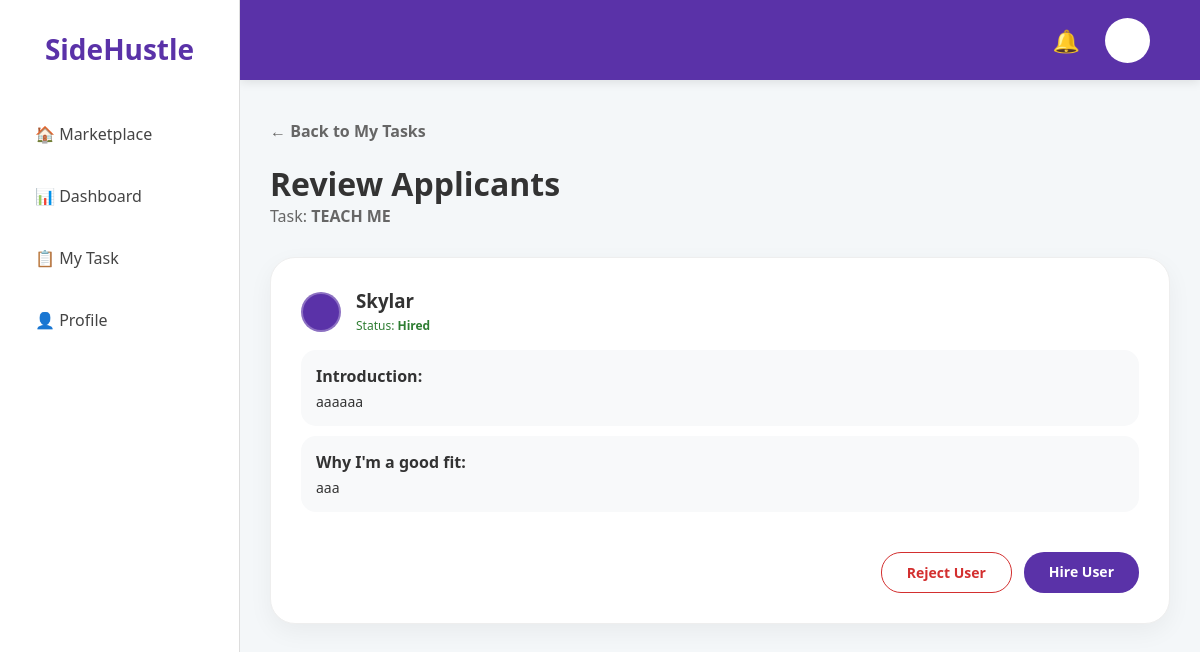
/view-applicants/1 (signed in), run on an earlier commit of the app's database.
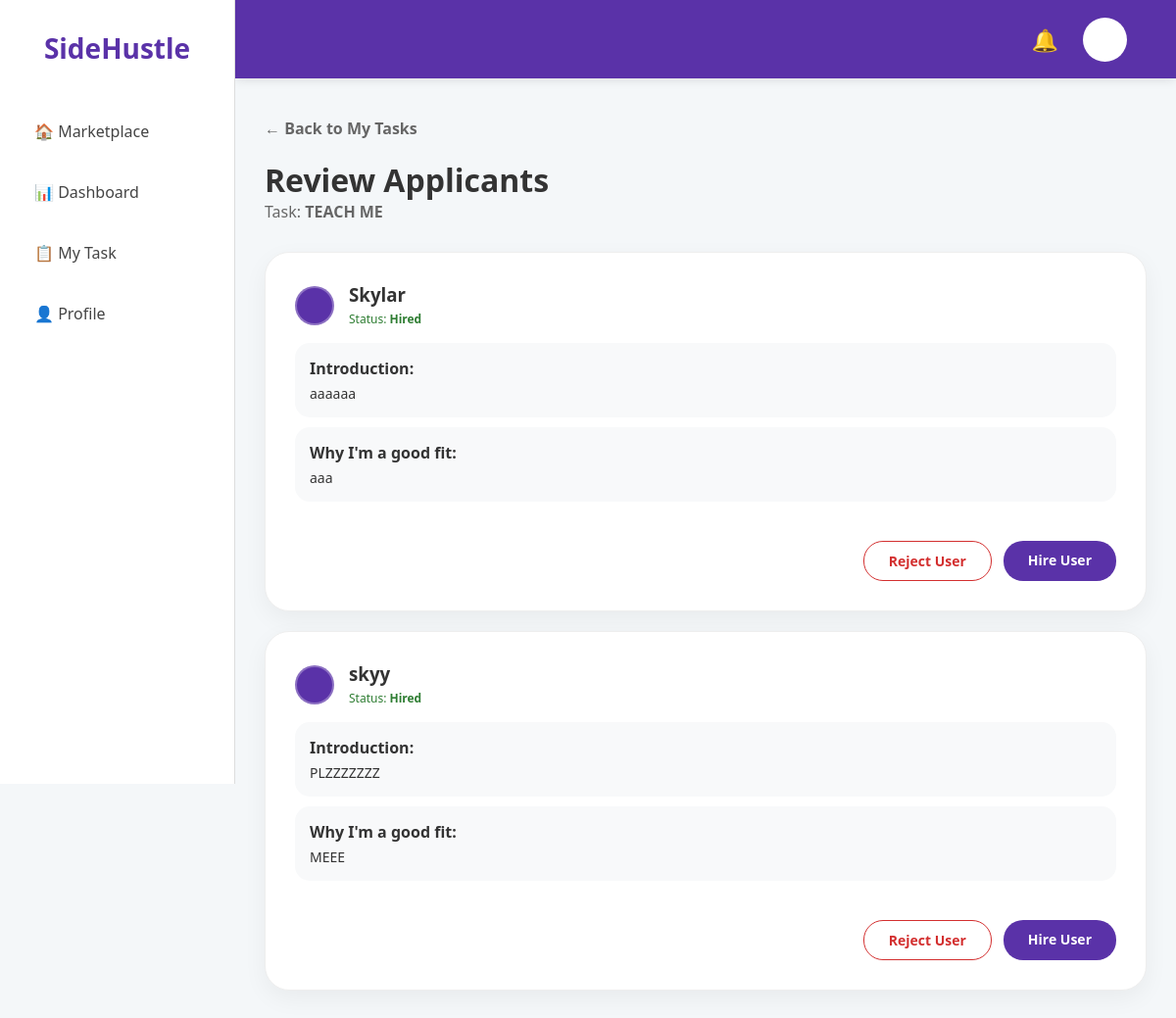
And on a later commit of the database.
### app.py (models this page shows, shortened)
class Task(db.Model):
    id = db.Column(db.Integer, primary_key=True)
    title = db.Column(db.String(100), nullable=False)
    price = db.Column(db.Float, nullable=False)
    description = db.Column(db.Text, nullable=False)
    category = db.Column(db.String(50), nullable=False)
    status = db.Column(db.String(20), default='Available')
    user = db.Column(db.String(50), default='Ali')
    rating = db.Column(db.Float, default=4.9)
    urgent = db.Column(db.Boolean, default=False)
    deadline = db.Column(db.String(50))
    capacity = db.Column(db.Integer, default=1)
    tasker = db.Column(db.String(50)) # Stores the username of the person hired
    progress = db.Column(db.Integer, default=0) # Stores 0, 25, 50, 75, or 100

class Application(db.Model):
    id = db.Column(db.Integer, primary_key=True)
    task_id = db.Column(db.Integer, db.ForeignKey('task.id'), nullable=False)
    applicant_username = db.Column(db.String(50), nullable=False)
    intro = db.Column(db.Text)
    reason = db.Column(db.Text)
    status = db.Column(db.String(20), default='Pending')

### app.py (the view)
@app.route('/view-applicants/<int:task_id>')
def view_applicants(task_id):
    if 'user_id' not in session:
        return redirect(url_for('login'))
    task = Task.query.get_or_404(task_id)
    apps = Application.query.filter_by(task_id=task_id).all()
    return render_template('view_applicants.html', task=task, apps=apps)

### app.py (called while the page is built)
@app.context_processor
def inject_notifications():
    if 'user_id' in session:
        current_user = User.query.get(session['user_id'])
        if current_user:
            user_notifications = Notification.query.filter_by(user_id=current_user.id).order_by(Notification.id.desc()).limit(5).all()
            return dict(notifications=user_notifications)
        else:
            session.pop('user_id', None)
    return dict(notifications=[])

### templates/view_applicants.html (shortened to what this page needs)
<!DOCTYPE html>
<html>
<head>
    <link rel="stylesheet" href="{{ url_for('static', filename='style.css') }}">
</head>
<body>
        {% extends "base.html" %}
        {% block content %}
            <a href="{{ url_for('my_task') }}" class="back-link">← Back to My Tasks</a>
            <h1 style="margin-top: 20px;">Review Applicants</h1>
            <p style="color: #666; margin-bottom: 30px;">Task: <strong>{{ task.title }}</strong></p>
            {% if not apps %}
                <div class="card" style="text-align: center; padding: 50px;">
                    <p>No one has applied for this task yet :P </p>
                </div>
            {% else %}
                <div style="display: flex; flex-direction: column; gap: 20px;">
                    {% for app in apps %}
                        <div class="card" style="min-height: auto;">
                            <div style="display: flex; align-items: center; gap: 15px; margin-bottom: 15px;">
                                <div class="profile-circle" style="background: #5a32a8; width: 40px; height: 40px;"></div>
                                <div>
                                    <h3 style="margin: 0;">{{ app.applicant_username }}</h3>
                                    <span style="font-size: 12px; color: {% if app.status == 'Rejected' %}#d32f2f{% elif app.status == 'Hired' %}#2e7d32{% else %}#888{% endif %};">
                                        Status: <strong>{{ app.status }}</strong>
                                    </span>
                                </div>
                            </div>
                        <div style="background: #f8f9fa; padding: 15px; border-radius: 15px; margin-bottom: 10px;">
                            <strong>Introduction:</strong>
                            <p style="font-size: 14px; margin-top: 5px;">{{ app.intro }}</p>
                        </div>
                        <div style="background: #f8f9fa; padding: 15px; border-radius: 15px; margin-bottom: 20px;">
                            <strong>Why I'm a good fit:</strong>
                            <p style="font-size: 14px; margin-top: 5px;">{{ app.reason }}</p>
                        </div>
                    <div style="display: flex; justify-content: flex-end; gap: 12px; margin-top: 20px;">
                        <a href="{{ url_for('reject_applicant', app_id=app.id) }}" class="btn-reject">Reject User</a>
                        <a href="{{ url_for('hire_applicant', app_id=app.id) }}" class="btn-hire">Hire User</a>
                    </div>
                    </div>
                    {% endfor %}
                </div>
            {% endif %}
        {% endblock %}

### templates/base.html (shortened to what this page needs)
<!DOCTYPE html>
<html>
<head>
    <link rel="stylesheet" href="{{ url_for('static', filename='style.css') }}">
</head>
<body>
    <div class="main-layout">
        <div class="sidebar">
            <div class="sidebar-top">
                <h2>SideHustle</h2>
                <div class="sidebar-menu">
                    <a href="{{ url_for('marketplace') }}">🏠 Marketplace</a>
                    <a href="{{ url_for('dashboard') }}">📊 Dashboard</a>
                    <a href="{{ url_for('my_task') }}">📋 My Task</a>
                    <a href="#">👤 Profile</a>
                </div>
            </div>
        </div>
        <div class="top-nav">
            <div class="nav-icons">
                <div class="notification-container" style="position: relative;">
                    <span id="bell-icon" style="cursor: pointer; font-size: 22px;">🔔</span>
                </div>
                <div class="profile-circle"></div>
            </div>
        </div>
        <div class="content">
            {% block content %}{% endblock %}
        </div>
    </div>
</body>
</html>

### static/style.css (style rules this page uses)
* { box-sizing: border-box; margin: 0; padding: 0; }
body { font-family: 'Segoe UI', Roboto, Helvetica, Arial, sans-serif; background-color: #f4f7f9; color: #333; overflow-x: hidden; }
.main-layout { display: flex; }
.sidebar { width: 240px; height: 100vh; background: white; border-right: 1px solid #ddd; position: fixed; top: 0; left: 0; display: flex; flex-direction: column; justify-content: space-between; padding: 30px 20px; z-index: 3000; }
.sidebar h2 { color: #5a32a8; font-size: 28px; margin-bottom: 40px; text-align: center; }
.sidebar-menu a { display: block; padding: 15px; text-decoration: none; color: #444; font-weight: 500; border-radius: 12px; margin-bottom: 10px; transition: 0.3s; }
.top-nav { position: fixed; top: 0; left: 240px; right: 0; height: 80px; background-color: #5a32a8; display: flex; justify-content: flex-end; align-items: center; padding: 0 50px; z-index: 2000; box-shadow: 0 2px 10px rgba(0,0,0,0.1); }
.nav-icons { display: flex; align-items: center; gap: 25px; color: white; font-size: 22px; }
.profile-circle { width: 45px; height: 45px; background: white; border-radius: 50%; border: 2px solid rgba(255,255,255,0.3); cursor: pointer; }
.content { margin-left: 240px; margin-top: 80px; padding: 40px 30px; width: calc(100% - 240px); box-sizing: border-box; }
.card { background: white; border-radius: 25px; padding: 30px; border: 1px solid #eee; box-shadow: 0 8px 24px rgba(0,0,0,0.05); display: flex; flex-direction: column; justify-content: space-between; min-height: 350px; }
.back-link { text-decoration: none; color: #666; font-weight: bold; margin-bottom: 20px; }
.btn-hire { text-decoration: none; padding: 10px 25px; background-color: #5a32a8; color: white; border-radius: 20px; font-weight: bold; font-size: 14px; transition: 0.3s; }
.btn-reject { text-decoration: none; padding: 10px 25px; background-color: transparent; color: #d32f2f; border: 1.5px solid #d32f2f; border-radius: 20px; font-weight: bold; font-size: 14px; transition: 0.3s; }

What changed in the data, as far as the page shows it:
added Application: applicant_username "skyy", status "Hired", intro "PLZZZZZZZ", reason "MEEE"
